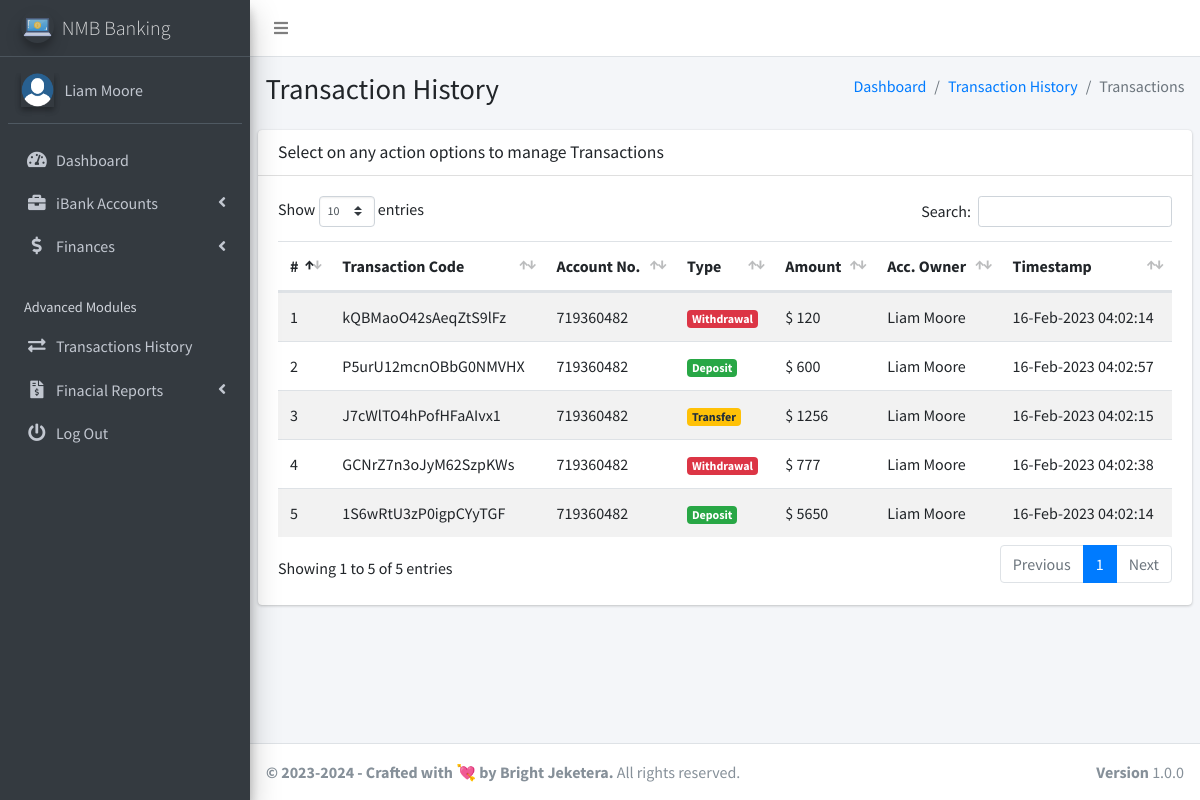
The app's page /client/pages_transactions_engine.php (signed in) with its own data.
### tables this page shows
CREATE TABLE `ib_systemsettings` (
  `id` int(20) NOT NULL,
  `sys_name` longtext NOT NULL,
  `sys_tagline` longtext NOT NULL,
  `sys_logo` varchar(200) NOT NULL
);

CREATE TABLE `ib_clients` (
  `client_id` int(11) NOT NULL,
  `name` varchar(200) NOT NULL,
  `national_id` varchar(200) NOT NULL,
  `phone` varchar(200) NOT NULL,
  `address` varchar(200) NOT NULL,
  `email` varchar(200) UNIQUE NOT NULL ,
  `password` varchar(200) NOT NULL,
  `profile_pic` varchar(200),
  `face_login_token` varchar(200),
  `acc_token` varchar(200),
  `client_number` varchar(200) NOT NULL,
  `last_login_ip` varchar(200) NOT NULL,
  `last_login_agent` varchar(200) NOT NULL,
  `last_login_attempts` int default 0
);

CREATE TABLE `ib_transactions` (
  `tr_id` int(20) NOT NULL,
  `tr_code` varchar(200) NOT NULL,
  `account_id` varchar(200) NOT NULL,
  `acc_name` varchar(200) NOT NULL,
  `account_number` varchar(200) NOT NULL,
  `acc_type` varchar(200) NOT NULL,
  `acc_amount` varchar(200) NOT NULL,
  `tr_type` varchar(200) NOT NULL,
  `tr_status` varchar(200) NOT NULL,
  `client_id` varchar(200) NOT NULL,
  `client_name` varchar(200) NOT NULL,
  `client_national_id` varchar(200) NOT NULL,
  `transaction_amt` varchar(200) NOT NULL,
  `client_phone` varchar(200) NOT NULL,
  `receiving_acc_no` varchar(200) NOT NULL,
  `created_at` timestamp(6) NOT NULL DEFAULT current_timestamp(6) ON UPDATE current_timestamp(6),
  `receiving_acc_name` varchar(200) NOT NULL,
  `receiving_acc_holder` varchar(200) NOT NULL
);

### client/pages_transactions_engine.php (the view, shortened to what this page needs)
<?php
include('conf/config.php');
?>
<!DOCTYPE html>
<html>
<?php include("dist/_partials/head.php"); ?>
<body class="hold-transition sidebar-mini layout-fixed layout-navbar-fixed">
  <div class="wrapper">
    <?php include("dist/_partials/nav.php"); ?>
    <?php include("dist/_partials/sidebar.php"); ?>
    <div class="content-wrapper">
      <section class="content-header">
        <div class="container-fluid">
          <div class="row mb-2">
            <div class="col-sm-6">
              <h1>Transaction History</h1>
            </div>
            <div class="col-sm-6">
              <ol class="breadcrumb float-sm-right">
                <li class="breadcrumb-item"><a href="pages_dashboard.php">Dashboard</a></li>
                <li class="breadcrumb-item"><a href="pages_transactions_engine.php">Transaction History</a></li>
                <li class="breadcrumb-item active">Transactions</li>
              </ol>
            </div>
          </div>
        </div>
      </section>
      <section class="content">
        <div class="row">
          <div class="col-12">
            <div class="card">
              <div class="card-header">
                <h3 class="card-title">Select on any action options to manage Transactions</h3>
              </div>
              <div class="card-body">
                <table id="example1" class="table table-hover table-striped">
                  <thead>
                    <tr>
                      <th>#</th>
                      <th>Transaction Code</th>
                      <th>Account No.</th>
                      <th>Type</th>
                      <th>Amount</th>
                      <th>Acc. Owner</th>
                      <th>Timestamp</th>
                    </tr>
                  </thead>
                  <tbody>
                    <?php
                    $client_id = $_SESSION['client_id'];
                    $ret = "SELECT * FROM `ib_transactions` WHERE client_id =? ORDER BY `ib_transactions`.`created_at` DESC ";
                    $stmt = $mysqli->prepare($ret);
                    $stmt->bind_param('i', $client_id);
                    $stmt->execute();
                    $res = $stmt->get_result();
                    $cnt = 1;
                    while ($row = $res->fetch_object()) {
                      $transTstamp = $row->created_at;
                      if ($row->tr_type == 'Deposit') {
                        $alertClass = "<span class='badge badge-success'>$row->tr_type</span>";
                      } elseif ($row->tr_type == 'Withdrawal') {
                        $alertClass = "<span class='badge badge-danger'>$row->tr_type</span>";
                      } else {
                        $alertClass = "<span class='badge badge-warning'>$row->tr_type</span>";
                      }
                    ?>
                      <tr>
                        <td><?php echo $cnt; ?></td>
                        <td><?php echo $row->tr_code; ?></a></td>
                        <td><?php echo $row->account_number; ?></td>
                        <td><?php echo $alertClass; ?></td>
                        <td>$ <?php echo $row->transaction_amt; ?></td>
                        <td><?php echo $row->client_name; ?></td>
                        <td><?php echo date("d-M-Y h:m:s ", strtotime($transTstamp)); ?></td>
                      </tr>
                    <?php $cnt = $cnt + 1;
                    } ?>
                </table>
              </div>
            </div>
          </div>
        </div>
      </section>
    </div>
    <?php include("dist/_partials/footer.php"); ?>
  </div>
</body>
</html>

### client/dist/_partials/sidebar.php (shortened to what this page needs)
<aside class="main-sidebar sidebar-dark-primary elevation-4">
  <?php
  $client_id = $_SESSION['client_id'];
  $ret = "SELECT * FROM  ib_clients  WHERE client_id = ? ";
  $stmt = $mysqli->prepare($ret);
  $stmt->bind_param('i', $client_id);
  $stmt->execute();
  $res = $stmt->get_result();
  while ($row = $res->fetch_object()) {
    if ($row->profile_pic == '') {
      $profile_picture = "<img src='../admin/dist/img/user_icon.png' class=' elevation-2' alt='User Image'>
                ";
    } else {
      $profile_picture = "<img src='../admin/dist/img/$row->profile_pic' class='elevation-2' alt='User Image'>
                ";
    }
    $ret = "SELECT * FROM `ib_systemsettings` ";
    $stmt = $mysqli->prepare($ret);
    $stmt->execute();
    $res = $stmt->get_result();
    while ($sys = $res->fetch_object()) {
  ?>
      <a href="pages_dashboard.php" class="brand-link">
        <img src="../admin/dist/img/<?php echo $sys->sys_logo;?>" alt="iBanking Logo" class="brand-image img-circle elevation-3" style="opacity: .8">
        <span class="brand-text font-weight-light"><?php echo $sys->sys_name;?></span>
      </a>
      <div class="sidebar">
        <div class="user-panel mt-3 pb-3 mb-3 d-flex">
          <div class="image">
            <?php echo $profile_picture; ?>
          </div>
          <div class="info">
            <a href="/client/pages_account.php" class="d-block"><?php echo $row->name; ?></a>
          </div>
        </div>
        <nav class="mt-2">
          <ul class="nav nav-pills nav-sidebar flex-column" data-widget="treeview" role="menu" data-accordion="false">
            <li class="nav-item has-treeview">
              <a href="pages_dashboard.php" class="nav-link">
                <i class="nav-icon fas fa-tachometer-alt"></i>
                <p>
                  Dashboard
                </p>
              </a>
            </li>
            <li class="nav-item has-treeview">
              <a href="#" class="nav-link">
                <i class="nav-icon fas fa-briefcase"></i>
                <p>
                  iBank Accounts
                  <i class="fas fa-angle-left right"></i>
                </p>
              </a>
            </li>
            <li class="nav-item has-treeview">
              <a href="#" class="nav-link">
                <i class="nav-icon fas fa-dollar-sign"></i>
                <p>
                  Finances
                  <i class="fas fa-angle-left right"></i>
                </p>
              </a>
            </li>
            <li class="nav-header">Advanced Modules</li>
            <li class="nav-item">
              <a href="pages_transactions_engine.php" class="nav-link">
                <i class="nav-icon fas fa-exchange-alt"></i>
                <p>
                  Transactions History
                </p>
              </a>
            </li>
            <li class="nav-item has-treeview">
              <a href="#" class="nav-link">
                <i class="nav-icon fas fa-file-invoice-dollar"></i>
                <p>
                  Finacial Reports
                  <i class="fas fa-angle-left right"></i>
                </p>
              </a>
            </li>
            <li class="nav-item">
              <a href="pages_logout.php" class="nav-link">
                <i class="nav-icon fas fa-power-off"></i>
                <p>
                  Log Out
                </p>
              </a>
            </li>
          </ul>
        </nav>
      </div>
</aside>
<?php
    }
  } ?>

### client/dist/_partials/footer.php
<?php
$ret = "SELECT * FROM `ib_systemsettings` ";
$stmt = $mysqli->prepare($ret);
$stmt->execute();
$res = $stmt->get_result();
while ($sys = $res->fetch_object()) {
?>
  <footer class="main-footer">
    <strong>&copy; 2023-<?php echo date('Y'); ?> - Crafted with 💘 by Bright Jeketera.</strong>
    All rights reserved.
    <div class="float-right d-none d-sm-inline-block">
      <b>Version</b> 1.0.0
    </div>
  </footer>
<?php } ?>

### records on screen
ib_clients: name "Liam Moore"
ib_systemsettings: sys_logo (picture), sys_name "NMB Banking", ib_clients.profile_pic (picture)
ib_transactions: tr_code "kQBMaoO42sAeqZtS9lFz", account_number "719360482", tr_type "Withdrawal", transaction_amt "120", client_name "Liam Moore", created_at "16-Feb-2023 04:02:14"
ib_transactions: tr_code "P5urU12mcnOBbG0NMVHX", account_number "719360482", tr_type "Deposit", transaction_amt "600", client_name "Liam Moore", created_at "16-Feb-2023 04:02:57"
ib_transactions: tr_code "J7cWlTO4hPofHFaAIvx1", account_number "719360482", tr_type "Transfer", transaction_amt "1256", client_name "Liam Moore", created_at "16-Feb-2023 04:02:15"
ib_transactions: tr_code "GCNrZ7n3oJyM62SzpKWs", account_number "719360482", tr_type "Withdrawal", transaction_amt "777", client_name "Liam Moore", created_at "16-Feb-2023 04:02:38"
ib_transactions: tr_code "1S6wRtU3zP0igpCYyTGF", account_number "719360482", tr_type "Deposit", transaction_amt "5650", client_name "Liam Moore", created_at "16-Feb-2023 04:02:14"
